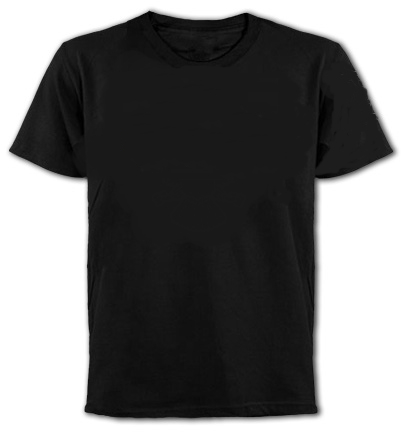
#> input picture tshirt2.jpg, 403 x 434 px, given as the content of the folder tshirt, which was not available
$ python vrroom.py
#> lines starting #> are read from the running program, lines starting #| are printed output that depends on the picture; after the words box and inside, x2 and y2 are one past the last pixel; in counts of white or black regions, pixels touching at a corner belong together; pictures that were not available may be replaced by others from this repository, and a replacement may not be noted
import cv2
import imutils
import numpy as np
import os
import random


def loadImages():
    folder = "tshirt"
    images = []
    for filename in os.listdir(folder):
        img = cv2.imread(os.path.join(folder, filename))
#> img is the input picture: shape (434, 403, 3); mean B, G, R 114.4, 114.4, 114.4
        if img is not None:
            images.append(img)
    return images

def virtual():
    # Ensure the output directory exists for snapshots
    if not os.path.exists('output'):
        os.makedirs('output')

    cap = cv2.VideoCapture(0)  # Initialize webcam
    images = loadImages()  # Load clothing images
#> images = 1 item

    if not images:
        print("Error: No images loaded. Ensure 'tshirt' folder exists with images.")
        return

    thresholds = [130, 40, 75, 130]  # Thresholds for mask generation
    current_cloth_id = 0  # Start with the first clothing item
    threshold = thresholds[current_cloth_id]
    size = 180  # Initial size of the clothing overlay

    while True:
        ret, frame = cap.read()
        if not ret:
            print("Error: Unable to access the camera.")
            break

        frame = cv2.flip(frame, 1)  # Flip the frame for a mirror effect
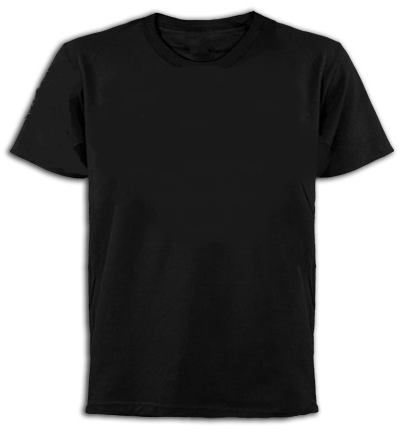
#> frame: shape (434, 403, 3); mean B, G, R 114.4, 114.4, 114.4
        clothing_item = images[current_cloth_id]

        # Resize the frame
        resized_frame = imutils.resize(frame, width=800)
        gray_frame = cv2.cvtColor(resized_frame, cv2.COLOR_BGR2GRAY)

        # Detect circles (e.g., for head detection)
        circles = cv2.HoughCircles(gray_frame, cv2.HOUGH_GRADIENT, 1.2, 100)
#> circles = None

        if circles is not None:
            circles = np.round(circles[0, :]).astype("int")
            for (x, y, r) in circles:
                if r > 30:
                    cv2.circle(frame, (x, y), r, (0, 255, 0), 4)
                    cv2.rectangle(frame, (x - 5, y - 5), (x + 5, y + 5), (0, 128, 255), -1)
                    size = r * 7

        size = max(100, min(350, size))  # Constrain clothing size
        clothing_item = imutils.resize(clothing_item, width=size)

        frame_height, frame_width = frame.shape[:2]
#> frame_height = 434; frame_width = 403
        clothing_height, clothing_width = clothing_item.shape[:2]
#> clothing_height = 193; clothing_width = 180
        height = int(frame_height / 2 - clothing_height / 2)
#> height = 120
        width = int(frame_width / 2 - clothing_width / 2)
#> width = 111

        clothing_gray = cv2.cvtColor(clothing_item, cv2.COLOR_BGR2GRAY)
        _, mask = cv2.threshold(clothing_gray, threshold, 255, cv2.THRESH_BINARY_INV)
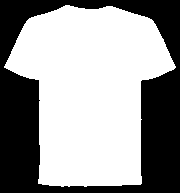
#> mask: shape (193, 180); 60.1% white; 1 black region, box (x1, y1, x2, y2) and area: (0, 0, 180, 193) 13848
        mask_inv = cv2.bitwise_not(mask)

        roi = frame[height:height + clothing_height, width:width + clothing_width]
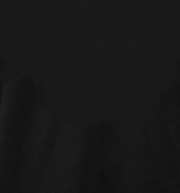
#> roi: shape (193, 180, 3); mean B, G, R 23.9, 23.9, 23.9
        background = cv2.bitwise_and(roi, roi, mask=mask_inv)
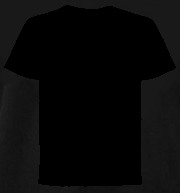
#> background: shape (193, 180, 3); mean B, G, R 9.2, 9.2, 9.2
        foreground = cv2.bitwise_and(clothing_item, clothing_item, mask=mask)
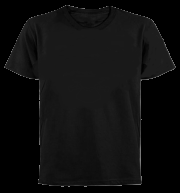
#> foreground: shape (193, 180, 3); mean B, G, R 14.7, 14.7, 14.7

        frame[height:height + clothing_height, width:width + clothing_width] = cv2.add(background, foreground)

        # Display instructions on the screen
        cv2.putText(frame, "Press 'n' for next, 'p' for previous, 'c' for snapshot, 'Esc' to exit",
                    (10, 20), cv2.FONT_HERSHEY_PLAIN, 1.0, (255, 255, 255), 1)
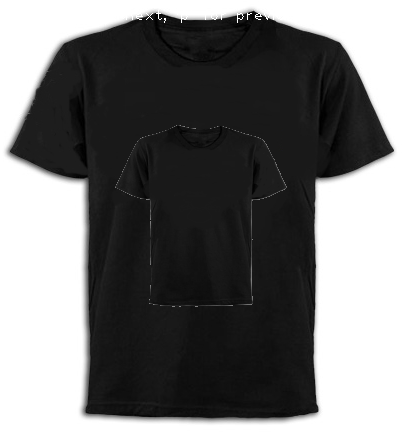
#> frame: shape (434, 403, 3); mean B, G, R 114.5, 114.5, 114.5

        cv2.imshow('Virtual Dressing Room', frame)

        # Handle key presses
        key = cv2.waitKey(10) & 0xFF
#> (key Esc is pressed here)
        if key == ord('n'):  # Next clothing item
            current_cloth_id = (current_cloth_id + 1) % len(images)
            threshold = thresholds[current_cloth_id]
        elif key == ord('p'):  # Previous clothing item
            current_cloth_id = (current_cloth_id - 1) % len(images)
            threshold = thresholds[current_cloth_id]
        elif key == ord('c'):  # Capture snapshot
            snapshot_name = f'output/snapshot_{random.randint(1, 999999)}.png'
            cv2.imwrite(snapshot_name, frame)
            print(f"Snapshot saved: {snapshot_name}")
        elif key == 27:  # Exit on 'Esc' key
            print("Exiting Virtual Dressing Room.")
            break

    cap.release()
    cv2.destroyAllWindows()

# Run the virtual dressing room
virtual()
